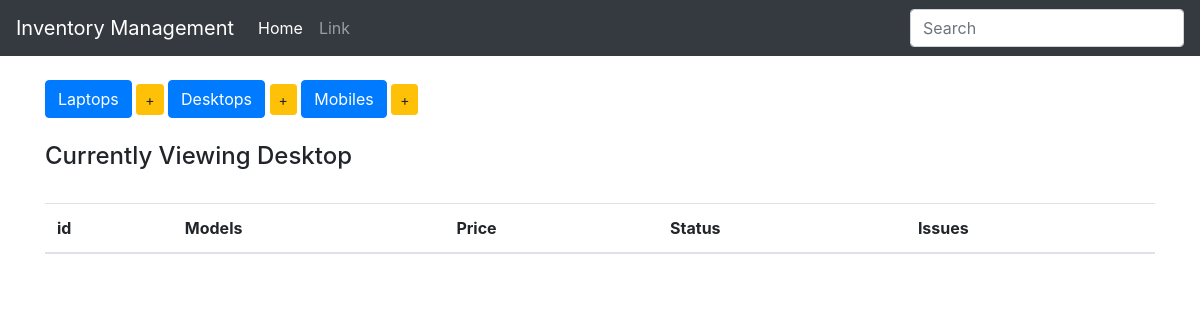
/display_desktops, run on an earlier commit of the app's database.
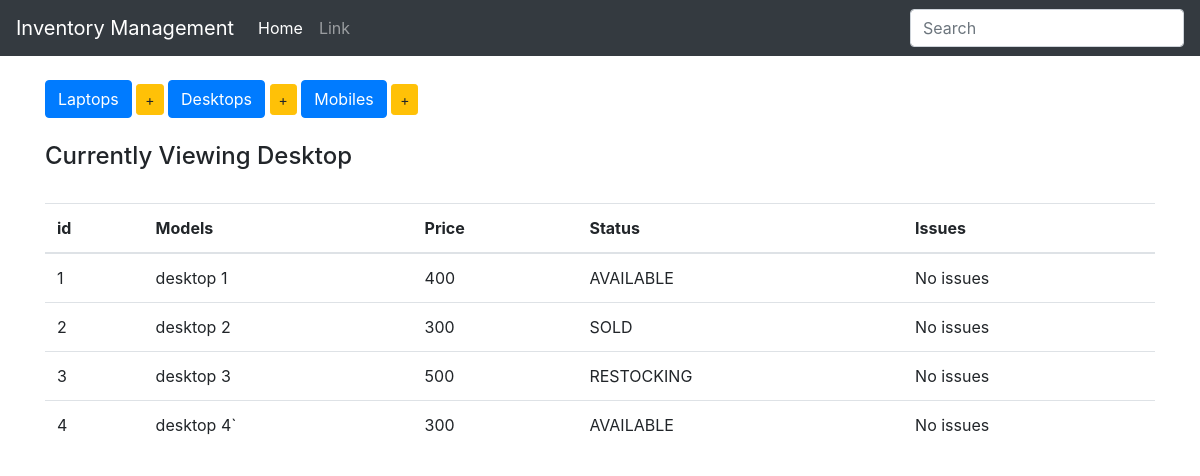
And on a later commit of the database.
### inventory/models.py (models this page shows, shortened)
class Device(models.Model):
    type = models.CharField(max_length=100, blank=False)  # name of the column
    price = models.IntegerField()
    choices = (
        ('AVAILABLE', 'Items ready to be purchased'),
        ('SOLD', 'Items sold'),
        ('RESTOCKING', 'Items restocking in few days')
    )
    status = models.CharField(max_length=10, choices=choices, default="SOLD")  # available, sold, Restocking
    issues = models.CharField(max_length=100, default="No issues")
    class Meta:
        abstract = True

class Desktop(Device):
    pass

### inventory/views.py (the view)
# urls.py: url(r'^display_desktops$', display_desktops, name='display_desktops'),
def display_desktops(request):
    items = Desktop.objects.all()
    context = {
        'items': items,
        'header': "Desktop",
    }
    return render(request, 'index.html', context)

### inventory/templates/index.html (shortened to what this page needs)
{% extends 'base.html' %}
{% block body %}
    <br>
    <div class="button-group">
        <a href="{% url 'display_laptops' %}" class="btn btn-primary btn-md" role="button"> Laptops</a>
        <a href="{% url 'add_laptop' %}" class="btn btn-warning btn-sm" role="button"> +</a>
        <a href="{% url 'display_desktops' %}" class="btn btn-primary btn-md" role="button"> Desktops</a>
        <a href="{% url 'add_desktop' %}" class="btn btn-warning btn-sm" role="button"> +</a>
        <a href="{% url 'display_mobiles' %}" class="btn btn-primary btn-md" role="button"> Mobiles</a>
        <a href="{% url 'add_mobile' %}" class="btn btn-warning btn-sm" role="button"> +</a>
    </div>
    <br>
    <h4>Currently Viewing {{ header }}</h4>
    <br>
    <table class="table table-hover">
        <thead>
            <tr>
                <th>id</th>
                <th>Models</th>
                <th>Price</th>
                <th>Status</th>
                <th>Issues</th>
            </tr>
        </thead>
        <tbody>
            {% for item in items %}
                <tr>
                    <td>{{ item.pk }}</td>
                    <td>{{ item.type }}</td>
                    <td>{{ item.price }}</td>
                    <td>{{ item.status }}</td>
                    <td>{{ item.issues }}</td>
                </tr>
            {% endfor %}
        </tbody>
    </table>
{% endblock %}

### inventory/templates/base.html (shortened to what this page needs)
<!DOCTYPE html>
<html lang="en">
<head>
</head>
<link rel="stylesheet" href="https://stackpath.bootstrapcdn.com/bootstrap/4.1.3/css/bootstrap.min.css">
<body>
     <nav class="navbar navbar-expand navbar-dark bg-dark">
      <a class="navbar-brand" href="#">Inventory Management</a>
      <div class="collapse navbar-collapse" id="navbarsExample02">
        <ul class="navbar-nav mr-auto">
          <li class="nav-item active">
            <a class="nav-link" href="#">Home <span class="sr-only">(current)</span></a>
          </li>
          <li class="nav-item">
            <a class="nav-link" href="#">Link</a>
          </li>
        </ul>
        <form class="form-inline my-2 my-md-0">
          <input class="form-control" type="text" placeholder="Search">
        </form>
      </div>
    </nav>
    <div class="container">
        {% block body %}
        {% endblock %}
    </div>
</body>
</html>

What changed in the data, as far as the page shows it:
added Desktop: pk "1", type "desktop 1", price "400", status "AVAILABLE", issues "No issues"
added Desktop: pk "2", type "desktop 2", price "300", status "SOLD", issues "No issues"
added Desktop: pk "3", type "desktop 3", price "500", status "RESTOCKING", issues "No issues"
added Desktop: pk "4", type "desktop 4`", price "300", status "AVAILABLE", issues "No issues"
